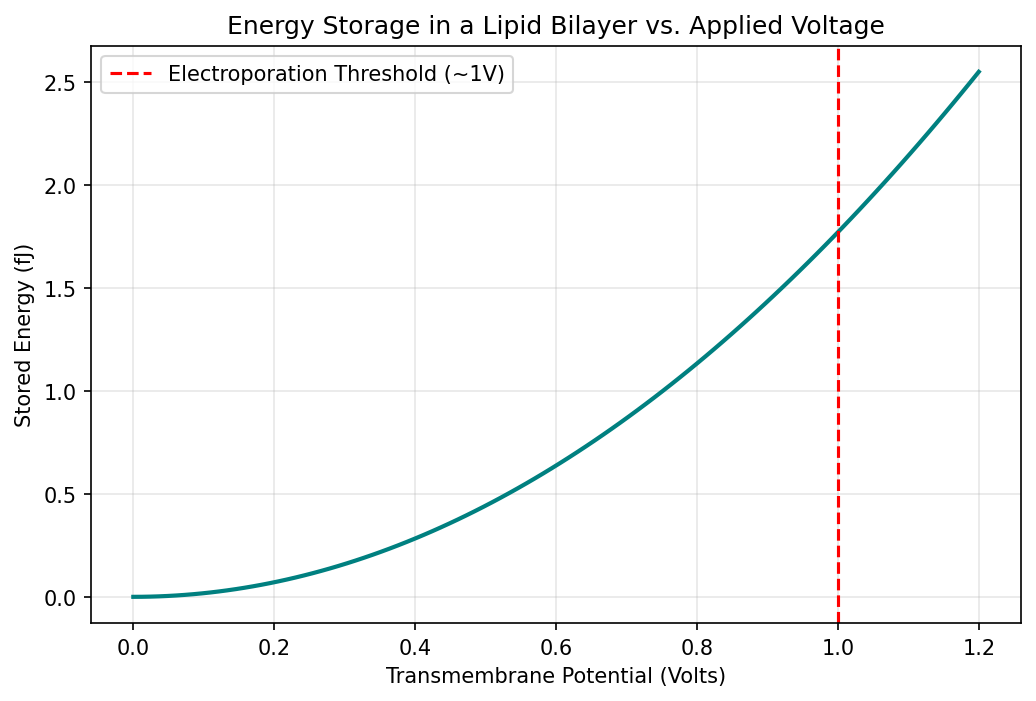

Generate this figure with Python:
import numpy as np
import matplotlib.pyplot as plt

def calculate_membrane_energy(voltage_range, thickness_nm=5, area_um2=1, epsilon_r=2.0):
    """
    Calculates the energy stored in a lipid bilayer (capacitor model).
    
    Parameters:
    voltage_range: Array of voltages (V)
    thickness_nm: Membrane thickness (typical ~5nm)
    area_um2: Membrane surface area (um^2)
    epsilon_r: Relative permittivity of lipid tail region (typically 2.0)
    """
    # Constants
    epsilon_0 = 8.854e-12  # Vacuum permittivity (F/m)
    
    # Unit conversions
    d = thickness_nm * 1e-9 # nm to m
    A = area_um2 * 1e-12    # um^2 to m^2
    
    # Calculate Capacitance (C = epsilon_0 * epsilon_r * A / d)
    capacitance = (epsilon_0 * epsilon_r * A) / d
    
    # Calculate Energy (E = 0.5 * C * V^2)
    energy = 0.5 * capacitance * (voltage_range**2)
    
    return capacitance, energy

# Simulation Parameters
voltages = np.linspace(0, 1.2, 100) # Voltage range from 0 to 1.2V (Electroporation threshold ~1V)
C, E = calculate_membrane_energy(voltages)

# Visualization
plt.figure(figsize=(8, 5))
plt.plot(voltages, E * 1e15, color='teal', linewidth=2) # Energy in femtojoules (fJ)
plt.axvline(x=1.0, color='red', linestyle='--', label='Electroporation Threshold (~1V)')
plt.title('Energy Storage in a Lipid Bilayer vs. Applied Voltage')
plt.xlabel('Transmembrane Potential (Volts)')
plt.ylabel('Stored Energy (fJ)')
plt.grid(True, alpha=0.3)
plt.legend()
plt.savefig("membrane_capacitor_model.png", dpi=150, bbox_inches="tight")
plt.show()

print(f"Calculated Membrane Capacitance: {C*1e12:.4f} pF")
